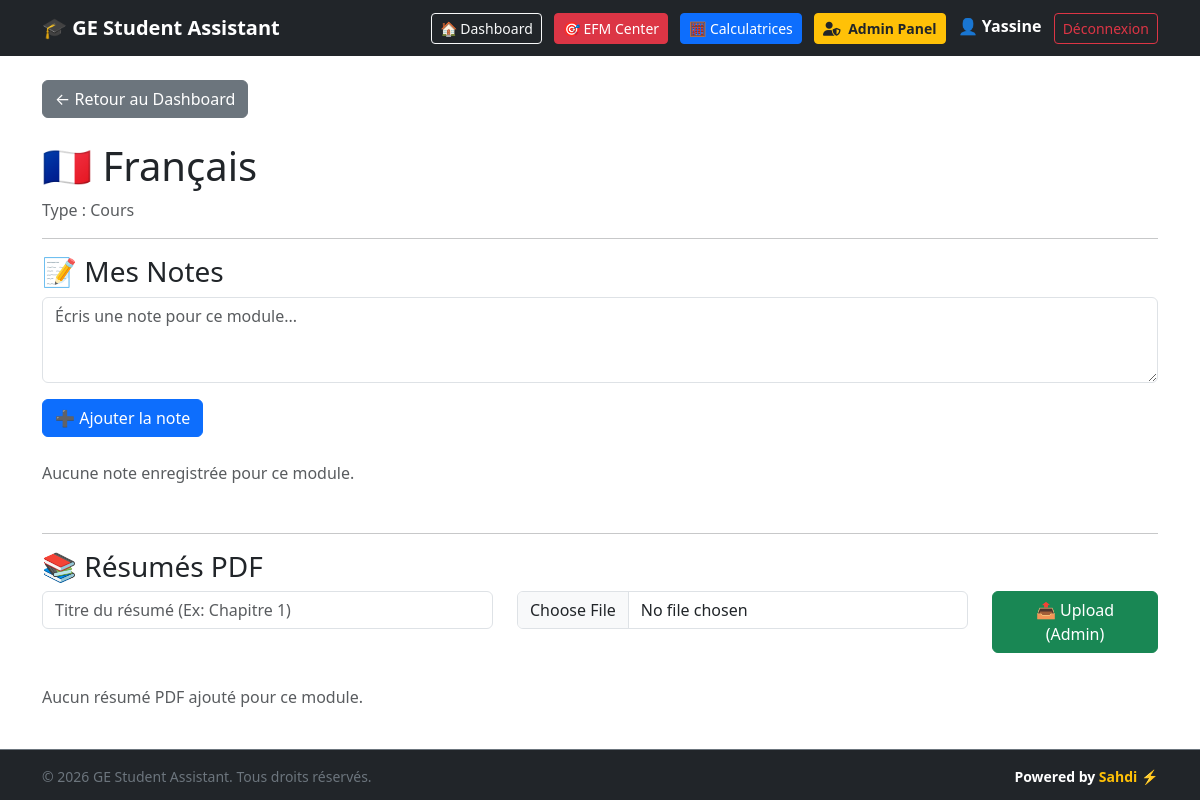
The app's page /module/1 (signed in) with its own data.
### tables this page shows
CREATE TABLE users (
            id INTEGER PRIMARY KEY AUTOINCREMENT,
            username TEXT UNIQUE NOT NULL,
            email TEXT UNIQUE NOT NULL,
            password TEXT NOT NULL,
            is_active INTEGER DEFAULT 1,
            created_at TIMESTAMP DEFAULT CURRENT_TIMESTAMP
        , role TEXT DEFAULT 'student', status TEXT DEFAULT 'Actif');

CREATE TABLE modules (
            id INTEGER PRIMARY KEY AUTOINCREMENT,
            name TEXT NOT NULL,
            type TEXT NOT NULL,
            icon TEXT
        );

### app.py (the view)
@app.route("/module/<int:id>")
def module_detail(id):
    conn = get_db()
    module = conn.execute(
        "SELECT * FROM modules WHERE id = ?", (id,)
    ).fetchone()
    notes = conn.execute(
        "SELECT * FROM notes WHERE module_id = ? AND user_id = ? ORDER BY created_at DESC",
        (id, g.user["id"]),
    ).fetchall()
    resumes = conn.execute(
        "SELECT * FROM resumes WHERE module_id = ? ORDER BY created_at DESC",
        (id,),
    ).fetchall()
    conn.close()
    if module is None:
        return "Module introuvable", 404
    return render_template(
        "module_detail.html", module=module, notes=notes, resumes=resumes
    )

### app.py (called while the page is built)
def get_db():
    conn = sqlite3.connect("database.db")
    conn.row_factory = sqlite3.Row
    return conn

@app.before_request
def load_logged_in_user():
    user_id = session.get("user_id")
    if user_id is None:
        g.user = None
    else:
        conn = get_db()
        g.user = conn.execute("SELECT * FROM users WHERE id = ?", (user_id,)).fetchone()
        conn.close()

### templates/module_detail.html (shortened to what this page needs)
{% extends "base.html" %}
{% block content %}
<a href="/" class="btn btn-secondary mb-4">← Retour au Dashboard</a>
<h1>{{ module["icon"] }} {{ module["name"] }}</h1>
<p class="text-muted">Type : {{ module["type"] }}</p>
<hr>
<h3>📝 Mes Notes</h3>
<form method="POST" action="/module/{{ module['id'] }}/add-note" class="mb-4">
    <div class="mb-3">
        <textarea name="content" class="form-control" rows="3" placeholder="Écris une note pour ce module..." required></textarea>
    </div>
    <button type="submit" class="btn btn-primary">➕ Ajouter la note</button>
</form>
{% if notes %}
<div class="list-group mb-5">
    {% for note in notes %}
    <div class="list-group-item d-flex justify-content-between align-items-center">
        <div>
            <p class="mb-1">{{ note["content"] }}</p>
            {% if note["status"] == "Important" %}
            <span class="badge bg-danger">Important</span>
            {% elif note["status"] == "A réviser" %}
            <span class="badge bg-warning text-dark">A réviser</span>
            {% else %}
            <span class="badge bg-success">Compris</span>
            {% endif %}
            <small class="text-muted ms-2">{{ note["created_at"] }}</small>
        </div>
        <form method="POST" action="/note/delete/{{ note['id'] }}" onsubmit="return confirm('Supprimer cette note ?');">
            <button type="submit" class="btn btn-outline-danger btn-sm">🗑️</button>
        </form>
    </div>
    {% endfor %}
</div>
{% else %}
<p class="text-muted mb-5">Aucune note enregistrée pour ce module.</p>
{% endif %}
<hr>
<h3>📚 Résumés PDF</h3>
{% if g.user and g.user['role'] == 'admin' %}
<form method="POST" action="/module/{{ module['id'] }}/upload-resume" enctype="multipart/form-data" class="mb-4">
    <div class="row">
        <div class="col-md-5 mb-2">
            <input type="text" name="title" class="form-control" placeholder="Titre du résumé (Ex: Chapitre 1)" required>
        </div>
        <div class="col-md-5 mb-2">
            <input type="file" name="file" class="form-control" accept=".pdf" required>
        </div>
        <div class="col-md-2 mb-2">
            <button type="submit" class="btn btn-success w-100">📤 Upload (Admin)</button>
        </div>
    </div>
</form>
{% endif %}
{% if resumes %}
<div class="row">
    {% for resume in resumes %}
    <div class="col-md-6 mb-3">
        <div class="card shadow-sm">
            <div class="card-body d-flex justify-content-between align-items-center">
                <div>
                    <h5 class="card-title mb-1">📄 {{ resume["title"] }}</h5>
                    <small class="text-muted">{{ resume["created_at"] }}</small>
                </div>
                <div>
                    <a href="/uploads/{{ resume['filename'] }}" target="_blank" class="btn btn-outline-primary btn-sm me-1">👁️</a>
                    {% if g.user and g.user['role'] == 'admin' %}
                    <form method="POST" action="/resume/delete/{{ resume['id'] }}" class="d-inline" onsubmit="return confirm('Supprimer ce PDF ?');">
                        <button type="submit" class="btn btn-outline-danger btn-sm">🗑️</button>
                    </form>
                    {% endif %}
                </div>
            </div>
        </div>
    </div>
    {% endfor %}
</div>
{% else %}
<p class="text-muted">Aucun résumé PDF ajouté pour ce module.</p>
{% endif %}
{% endblock %}

### templates/base.html (shortened to what this page needs)
<!DOCTYPE html>
<html lang="fr">
<head>
    <link href="https://cdn.jsdelivr.net/npm/bootstrap@5.3.0/dist/css/bootstrap.min.css" rel="stylesheet">
    <link rel="stylesheet" href="https://cdnjs.cloudflare.com/ajax/libs/font-awesome/6.4.0/css/all.min.css">
</head>
<body class="d-flex flex-column min-vh-100">
    <nav class="navbar navbar-expand-lg navbar-dark bg-dark">
        <div class="container">
            <a class="navbar-brand fw-bold" href="/">🎓 GE Student Assistant</a>
            <div>
                {% if g.user %}
                    <a href="/" class="btn btn-outline-light btn-sm me-2">🏠 Dashboard</a>
                    <a href="/efm" class="btn btn-danger btn-sm me-2">🎯 EFM Center</a>
                    <a href="/calculators" class="btn btn-primary btn-sm me-2">🧮 Calculatrices</a>
                    {% if g.user['role'] == 'admin' or g.user['username'] == 'Yassine' %}
                        <a href="/admin" class="btn btn-warning btn-sm fw-bold text-dark me-2">
                            <i class="fa-solid fa-user-shield me-1"></i> Admin Panel
                        </a>
                    {% endif %}
                    <span class="text-white me-2">👤 <strong>{{ g.user['username'] }}</strong></span>
                    <a href="/logout" class="btn btn-outline-danger btn-sm">Déconnexion</a>
                {% else %}
                    <a href="/login" class="btn btn-outline-light btn-sm me-2">🔐 Connexion</a>
                    <a href="/register" class="btn btn-success btn-sm">📝 Inscription</a>
                {% endif %}
            </div>
        </div>
    </nav>
    <main class="container py-4 flex-grow-1">
        {% block content %}
        {% endblock %}
    </main>
    <footer class="bg-dark text-white text-center py-3 border-top border-secondary mt-auto">
        <div class="container d-flex flex-column flex-md-row justify-content-between align-items-center gap-2">
            <small class="text-secondary">
                © 2026 GE Student Assistant. Tous droits réservés.
            </small>
            <small class="fw-semibold">
                Powered by <span class="text-warning fw-bold">Sahdi</span> ⚡
            </small>
        </div>
    </footer>
</body>
</html>

### records on screen
users: user.username "Yassine"
modules: icon "🇫🇷", name "Français", type "Cours"
